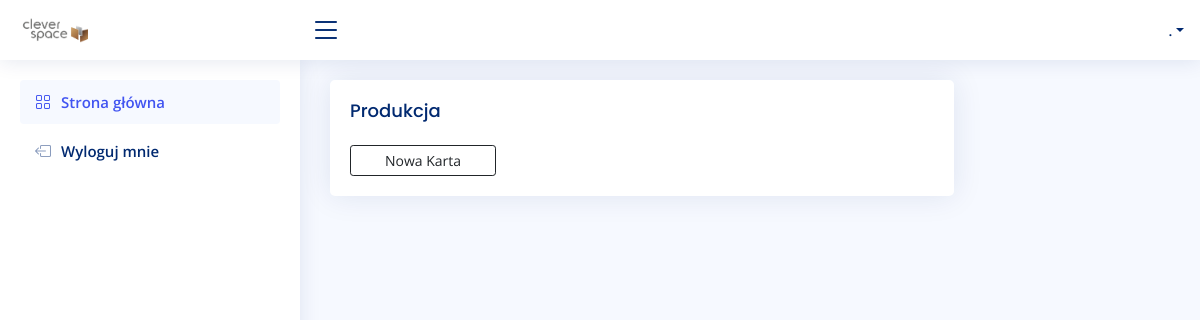
The app's page /production/, older data.
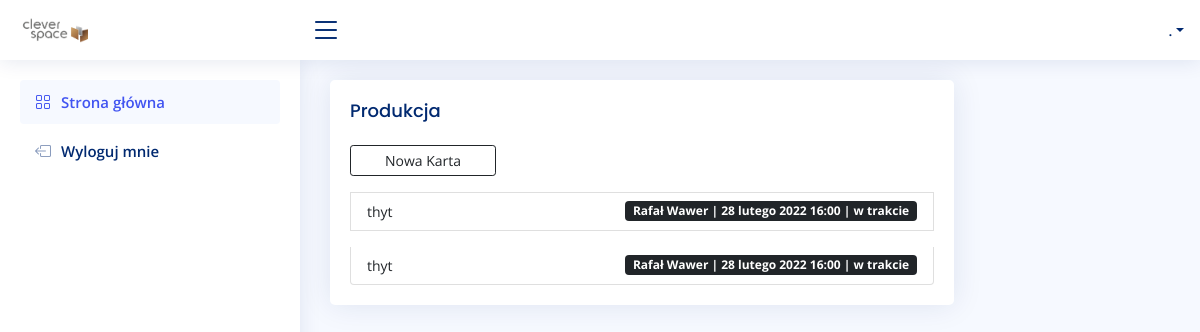
The same page, newer data.
### production/models.py (models this page shows, shortened)
class Production(models.Model):
    PREPARATION = 0
    DONE = 1
    STATUS = (
        (PREPARATION, 'w trakcie'),
        (DONE, 'zakończone'),
    )
    user = models.ForeignKey(settings.AUTH_USER_MODEL, on_delete=models.CASCADE)
    order = models.CharField(max_length=255)
    date = models.DateTimeField(auto_now_add=True)
    status = models.SmallIntegerField(choices=STATUS, default=PREPARATION)

### account/models.py (models this page shows, shortened)
class UserBase(AbstractBaseUser, PermissionsMixin):
    email = models.EmailField(unique=True)
    first_name = models.CharField(max_length=150, blank=True)
    last_name = models.CharField(max_length=150, blank=True)
    phone_number = models.CharField(max_length=15, blank=True)
    postcode = models.CharField(max_length=12, blank=True)
    address_line_1 = models.CharField(max_length=150, blank=True)
    address_line_2 = models.CharField(max_length=150, blank=True)
    town_city = models.CharField(max_length=150, blank=True)
    is_active = models.BooleanField(default=True)
    is_staff = models.BooleanField(default=False)
    created = models.DateTimeField(auto_now_add=True)
    updated = models.DateTimeField(auto_now=True)
    objects = CustomAccountManager()
    USERNAME_FIELD = 'email'
    REQUIRED_FIELDS = ['first_name', 'last_name']
    class Meta:
        verbose_name = "Konto"
        verbose_name_plural = "Konta"

### production/views.py (the view)
# urls.py: path('', views.ProductionHome, name='home-production'),
def ProductionHome(request):
    productions = Production.objects.all().order_by('-date')
    ctx = {'productions': productions, }
    return render(request, 'production/home.html', ctx)

### production/templates/production/home.html (shortened to what this page needs)
{% extends 'main.html' %}
{% load static %}
{% block content %}
<div class="row">
<div class="col-sm-9">
    <div class="card recent-sales">
      <div class="card-body">
        <h5 class="card-title">Produkcja</h5>
        <ul class="list-group list-sm gap-3">
          <a href="{% url 'create-production' %}"><button type="button" class="btn btn-outline-dark col-sm-3 btn-sm">Nowa Karta</button></a>
          {% for production in productions %}
          <li class="list-group-item d-flex justify-content-between align-items-center">
            <small><a href="{% url 'detail-production' production.id %} " class="link-dark">{{ production.order }}</a></small>
            <span class="badge {% if production.status == 1 %} bg-success  {% elif production.status == 0 %} bg-dark  {% endif %} ">
             {{ production.user.first_name }} {{ production.user.last_name }} | {{ production.date }} | {{ production.get_status_display}}</span>
          </li>
          {% endfor %}
        </ul>
      </div>
    </div>
  </div>
</div>
{% endblock %}

Row changes from the older to the newer data that the page shows:
added Production: order "thyt", user.first_name "Rafał", user.last_name "Wawer", date "28 lutego 2022 16:00", status "w trakcie"
added Production: order "thyt", user.first_name "Rafał", user.last_name "Wawer", date "28 lutego 2022 16:00", status "w trakcie"
